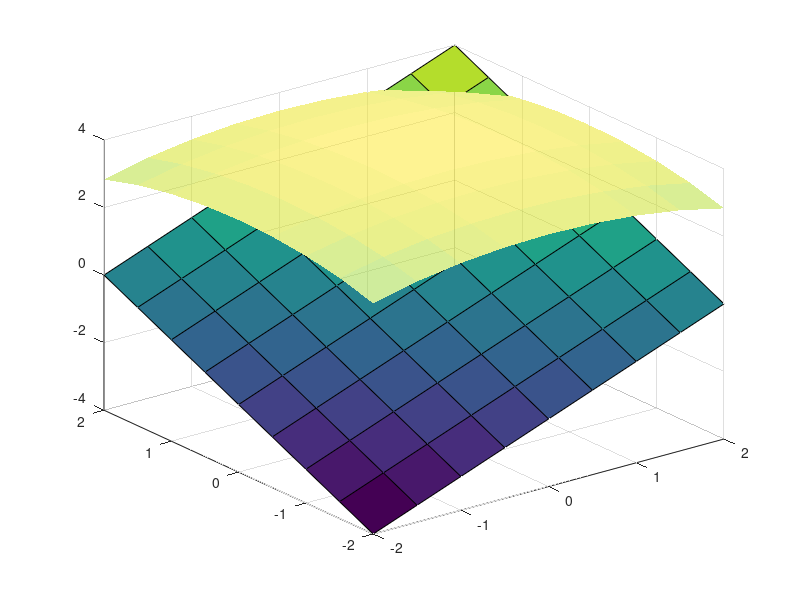

The MATLAB source for this figure:
clc
clear all
close all
[x,y]=meshgrid(-2:0.5:2,-2:0.5:2);
z=sqrt(16-x.^2-y.^2); %funcion z(x,y)
figure(1)
%plot3(x,y,z)

surf(x,y,z, 'faceAlpha',0.5, 'Edgecolor','none')

hold on
zz=x + y;
surf(x,y,zz)
hold off

%% 
